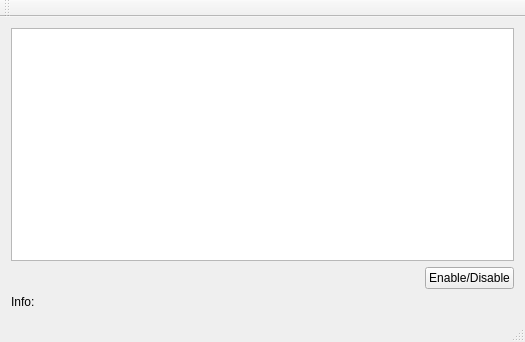
<?xml version="1.0" encoding="UTF-8"?>
<ui version="4.0">
 <class>MainWindow</class>
 <widget class="QMainWindow" name="MainWindow">
  <property name="geometry">
   <rect>
    <x>0</x>
    <y>0</y>
    <width>525</width>
    <height>342</height>
   </rect>
  </property>
  <property name="windowTitle">
   <string>MainWindow</string>
  </property>
  <widget class="QWidget" name="centralWidget">
   <layout class="QGridLayout" name="gridLayout">
    <item row="0" column="0">
     <layout class="QVBoxLayout" name="verticalLayout">
      <item>
       <widget class="QTableWidget" name="deviceTable"/>
      </item>
      <item>
       <layout class="QHBoxLayout" name="horizontalLayout">
        <item>
         <spacer name="horizontalSpacer">
          <property name="orientation">
           <enum>Qt::Horizontal</enum>
          </property>
          <property name="sizeHint" stdset="0">
           <size>
            <width>40</width>
            <height>20</height>
           </size>
          </property>
         </spacer>
        </item>
        <item>
         <widget class="QPushButton" name="enableButton">
          <property name="text">
           <string>Enable/Disable</string>
          </property>
         </widget>
        </item>
       </layout>
      </item>
      <item>
       <widget class="QLabel" name="infoLabel">
        <property name="text">
         <string>Info:</string>
        </property>
       </widget>
      </item>
     </layout>
    </item>
   </layout>
  </widget>
  <widget class="QMenuBar" name="menuBar">
   <property name="geometry">
    <rect>
     <x>0</x>
     <y>0</y>
     <width>525</width>
     <height>20</height>
    </rect>
   </property>
  </widget>
  <widget class="QToolBar" name="mainToolBar">
   <attribute name="toolBarArea">
    <enum>TopToolBarArea</enum>
   </attribute>
   <attribute name="toolBarBreak">
    <bool>false</bool>
   </attribute>
  </widget>
  <widget class="QStatusBar" name="statusBar"/>
 </widget>
 <layoutdefault spacing="6" margin="11"/>
 <resources/>
 <connections/>
</ui>
